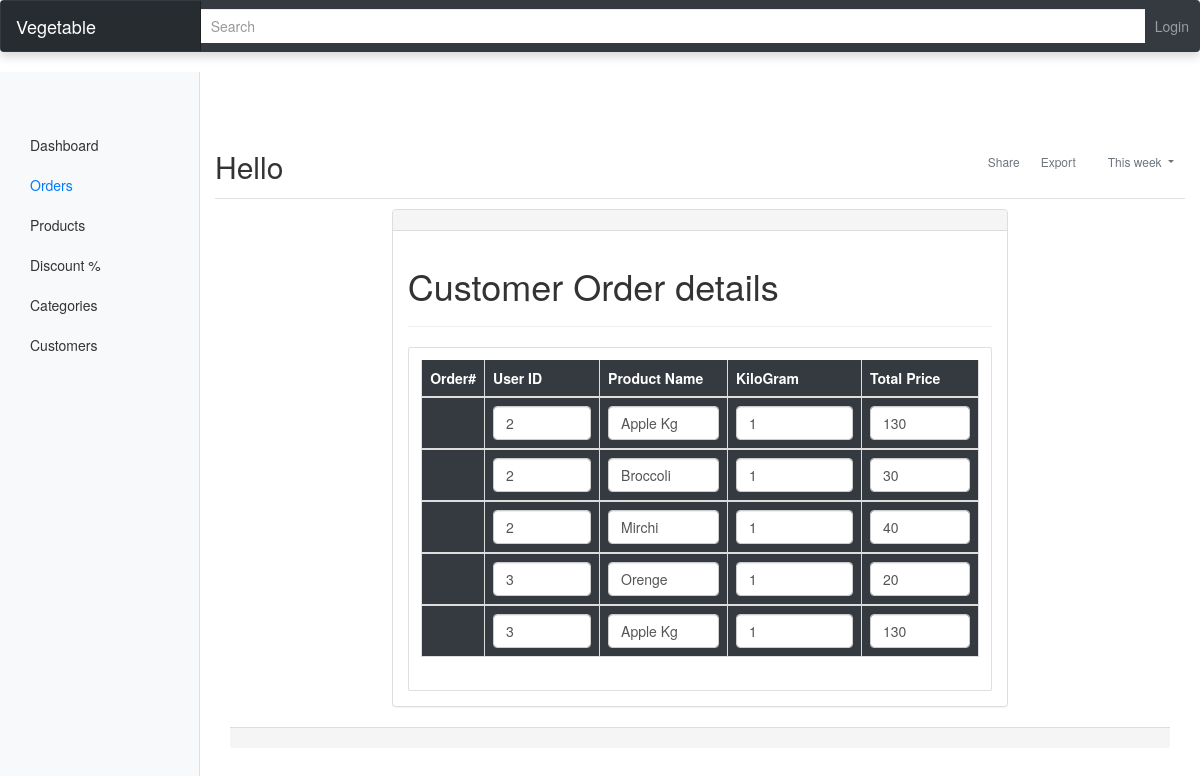
/admin/customer_orders.php, run on the app's committed database.
### tables this page shows
CREATE TABLE `orders` (
  `user_id` int(10) NOT NULL,
  `order_id` int(11) NOT NULL,
  `product_name` varchar(50) NOT NULL,
  `kilo_gram` int(11) NOT NULL,
  `total_price` int(10) NOT NULL
);

### admin/customer_orders.php (the view, shortened to what this page needs)
<?php include_once("./templates/top.php"); ?>
<?php include_once("./templates/navbar.php"); ?>
<div class="container-fluid">
  <div class="row">
    <?php include "./templates/sidebar.php"; ?>
<!DOCTYPE html>
<html>
	<head>
	<div class="container-fluid">
	<div class="row">
		<link rel="stylesheet" href="css/bootstrap.min.css"/>
	</head>
<body>
	<div class="container-fluid">
		<div class="row">
			<div class="col-md-2"></div>
			<div class="col-md-8">
				<div class="panel panel-default">
					<div class="panel-heading"></div>
					<div class="panel-body">
						<h1>Customer Order details</h1>
						<hr/>
						<div class="card">
            <div class="card-body">
		<?php
				include_once("db.php");
            ?>
                <table id="datatableid" class="table table-bordered table-dark">
                    <thead>
						<tr>
							  <th>Order#</th>
							  <th>User ID</th>
							  <th>Product Name</th>
							  <th>KiloGram</th>
							  <th>Total Price</th>
						</tr>
                    <tbody>
                        <tr>
						<?php
			$orders_list = "SELECT  * FROM orders ";
			$query = mysqli_query($con, $orders_list);
                if($query)
                {
					while ($row=mysqli_fetch_array($query)) {
					$product_id = $row["order_id"];
					$user_id = $row["user_id"];
					$product_title = $row["product_name"];
					$product_price = $row["total_price"];
					$qty = $row["kilo_gram"];
          echo '
                    <tbody>
                        <tr>
						<div class="row">
								<input type="hidden" id="product_id" name="product_id" value="'.$product_id.'"/>
								<td><input type ="hidden" ></div></td>
								<td><input type="text" class="form-control qty" value="'.$user_id.'"></div></td>
								<td><input type="text" class="form-control qty" id="product_title" name="product_title" value="'.$product_title.'" ></div></td>
								<td><input type="text" class="form-control qty" id="qty" name="qty" value="'.$qty.'" ></div></td>
								<td><input type="text" class="form-control"  value="'.$product_price.'"></div></td>
							</div>
                        </tr>
                    </tbody>';
					}
                }
                else
                {
                    echo "No Record Found";
                }
            ?>
					<div class="panel-footer"></div>
			<div class="col-md-2"></div>
</body>
</html>

### admin/templates/top.php (shortened to what this page needs)
<!doctype html>
<html lang="en">
  <head>
<link rel="stylesheet" href="https://stackpath.bootstrapcdn.com/bootstrap/4.3.1/css/bootstrap.min.css">
<link rel="stylesheet" href="https://use.fontawesome.com/releases/v5.7.2/css/all.css">
    <link href="./css/dashboard.css" rel="stylesheet">
  </head>
 <body>

### admin/templates/navbar.php
 <nav class="navbar navbar-dark fixed-top bg-dark flex-md-nowrap p-0 shadow">
  <a class="navbar-brand col-sm-3 col-md-2 mr-0" href="#">Vegetable</a>
  <input class="form-control form-control-dark w-100" type="text" placeholder="Search" aria-label="Search">
  <ul class="navbar-nav px-3">
    <li class="nav-item text-nowrap">
    	<?php
    		if (isset($_SESSION['admin_id'])) {
    			?>
    				<a class="nav-link" href="../admin/admin-logout.php">Sign out</a>
    			<?php
    		}else{
    			$uriAr = explode("/", $_SERVER['REQUEST_URI']);
    			$page = end($uriAr);
    			if ($page === "login.php") {
    				?>
	    				<a class="nav-link" href="../admin/register.php">Register</a>
	    			<?php
    			}else{
    				?>
	    				<a class="nav-link" href="../admin/login.php">Login</a>
	    			<?php
    			}
    		}
    	?>
    </li>
  </ul>
</nav>

### admin/templates/sidebar.php (shortened to what this page needs)
<nav class="col-md-2 d-none d-md-block bg-light sidebar">
      <div class="sidebar-sticky">
        <ul class="nav flex-column">
          <?php
            $uri = $_SERVER['REQUEST_URI'];
            $uriAr = explode("/", $uri);
            $page = end($uriAr);
          ?>
          <li class="nav-item">
            <a class="nav-link <?php echo ($page == '' || $page == 'index.php') ? 'active' : ''; ?>" href="index.php">
              Dashboard <span class="sr-only">(current)</span>
            </a>
          </li>
          <li class="nav-item">
            <a class="nav-link <?php echo ($page == 'customer_orders.php') ? 'active' : ''; ?>" href="customer_orders.php">
              Orders
            </a>
          </li>
          <li class="nav-item">
            <a class="nav-link <?php echo ($page == 'products.php') ? 'active' : ''; ?>" href="products.php">
              Products
            </a>
          </li>
          <li class="nav-item">
            <a class="nav-link <?php echo ($page == 'brands.php') ? 'active' : ''; ?>" href="brands.php">
              Discount %
            </a>
          </li>
          <li class="nav-item">
            <a class="nav-link <?php echo ($page == 'categories.php') ? 'active' : ''; ?>" href="categories.php">
              Categories
            </a>
          </li>
          <li class="nav-item">
            <a class="nav-link <?php echo ($page == 'customers.php') ? 'active' : ''; ?>" href="customers.php">
              Customers
            </a>
          </li>
        </ul>
      </div>
    </nav>
    <main role="main" class="col-md-9 ml-sm-auto col-lg-10 px-4">
      <div class="d-flex justify-content-between flex-wrap flex-md-nowrap align-items-center pt-3 pb-2 mb-3 border-bottom">
        <h1 class="h2">Hello <?php echo $_SESSION["admin_name"]; ?></h1>
        <div class="btn-toolbar mb-2 mb-md-0">
          <div class="btn-group mr-2">
            <button type="button" class="btn btn-sm btn-outline-secondary">Share</button>
            <button type="button" class="btn btn-sm btn-outline-secondary">Export</button>
          </div>
          <button type="button" class="btn btn-sm btn-outline-secondary dropdown-toggle">
            This week
          </button>
        </div>
      </div>

### admin/css/dashboard.css (style rules this page uses)
body { font-size: .875rem; }
.sidebar { position: fixed; top: 0; bottom: 0; left: 0; z-index: 100; padding: 48px 0 0; box-shadow: inset -1px 0 0 rgba(0, 0, 0, .1); }
.sidebar-sticky { position: relative; top: 0; height: calc(100vh - 48px); padding-top: .5rem; overflow-x: hidden; overflow-y: auto; }
.sidebar .nav-link { font-weight: 500; color: #333; }
.sidebar .nav-link.active { color: #007bff; }
[role="main"] { padding-top: 133px; }
@media (min-width: 768px) { [role="main"] { padding-top: 48px; } }
.navbar-brand { padding-top: .75rem; padding-bottom: .75rem; font-size: 1rem; background-color: rgba(0, 0, 0, .25); box-shadow: inset -1px 0 0 rgba(0, 0, 0, .25); }
.navbar .form-control { padding: .75rem 1rem; border-width: 0; border-radius: 0; }
.form-control-dark { color: #fff; background-color: rgba(255, 255, 255, .1); border-color: rgba(255, 255, 255, .1); }

### admin/customer_orders.php (style rules this page uses)
table tr td { padding:10px; }

### data on the page
orders: user "2", product_title "Apple Kg", qty "1", total_price "130"
orders: user "2", product_title "Broccoli", qty "1", total_price "30"
orders: user "2", product_title "Mirchi", qty "1", total_price "40"
orders: user "3", product_title "Orenge", qty "1", total_price "20"
orders: user "3", product_title "Apple Kg", qty "1", total_price "130"
